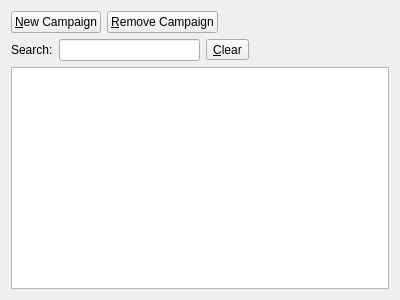
<?xml version="1.0" encoding="UTF-8"?>
<ui version="4.0">
 <class>CampaignsPage</class>
 <widget class="QWidget" name="CampaignsPage">
  <property name="geometry">
   <rect>
    <x>0</x>
    <y>0</y>
    <width>400</width>
    <height>300</height>
   </rect>
  </property>
  <property name="windowTitle">
   <string>Form</string>
  </property>
  <layout class="QGridLayout" name="gridLayout">
   <item row="0" column="0">
    <layout class="QHBoxLayout" name="horizontalLayout_3">
     <item>
      <layout class="QVBoxLayout" name="verticalLayout">
       <item>
        <layout class="QHBoxLayout" name="horizontalLayout">
         <item>
          <widget class="QPushButton" name="newCampaignPB">
           <property name="text">
            <string>&amp;New Campaign</string>
           </property>
          </widget>
         </item>
         <item>
          <widget class="QPushButton" name="removeCampaignPB">
           <property name="text">
            <string>&amp;Remove Campaign</string>
           </property>
          </widget>
         </item>
         <item>
          <spacer name="horizontalSpacer">
           <property name="orientation">
            <enum>Qt::Horizontal</enum>
           </property>
           <property name="sizeHint" stdset="0">
            <size>
             <width>40</width>
             <height>20</height>
            </size>
           </property>
          </spacer>
         </item>
        </layout>
       </item>
       <item>
        <layout class="QHBoxLayout" name="horizontalLayout_2">
         <item>
          <widget class="QLabel" name="searchLB">
           <property name="text">
            <string>Search:</string>
           </property>
          </widget>
         </item>
         <item>
          <widget class="QLineEdit" name="searchLE"/>
         </item>
         <item>
          <widget class="QToolButton" name="clearCampaignSearch">
           <property name="text">
            <string>&amp;Clear</string>
           </property>
          </widget>
         </item>
         <item>
          <spacer name="horizontalSpacer_2">
           <property name="orientation">
            <enum>Qt::Horizontal</enum>
           </property>
           <property name="sizeHint" stdset="0">
            <size>
             <width>40</width>
             <height>20</height>
            </size>
           </property>
          </spacer>
         </item>
        </layout>
       </item>
       <item>
        <widget class="Akonadi::EntityTreeView" name="campaignsTV">
         <property name="sizePolicy">
          <sizepolicy hsizetype="Expanding" vsizetype="Expanding">
           <horstretch>1</horstretch>
           <verstretch>0</verstretch>
          </sizepolicy>
         </property>
         <property name="minimumSize">
          <size>
           <width>300</width>
           <height>0</height>
          </size>
         </property>
         <property name="editTriggers">
          <set>QAbstractItemView::NoEditTriggers</set>
         </property>
        </widget>
       </item>
      </layout>
     </item>
    </layout>
   </item>
  </layout>
 </widget>
 <customwidgets>
  <customwidget>
   <class>Akonadi::EntityTreeView</class>
   <extends>QTreeView</extends>
   <header location="global">akonadi/entitytreeview.h</header>
  </customwidget>
 </customwidgets>
 <resources/>
 <connections/>
</ui>
